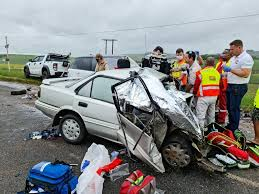
#> input picture Dataset/Accident/04.jpg, 259 x 194 px, found by its file name; its folder holds only this picture in this run
$ jupyter execute --allow-errors AccidentDetection2-KNN.ipynb
#> lines starting #> are read from the running program, lines starting #| are printed output that depends on the picture
[cell 1]
import random
import os
import cv2
import pickle
import pandas as pd
import matplotlib.pyplot as plt
import numpy as np
from sklearn.model_selection import train_test_split
from sklearn import svm
from sklearn.neighbors import KNeighborsClassifier
import warnings
warnings.filterwarnings('ignore')

[cell 2]
def create_data(CATEGORIES,DATADIR,IMG_SIZE):## chargement du dataset(ensembles des images 'with-accident' et 'without-accident')
#> called with DATADIR = 'C:/dataV3/', IMG_SIZE = 300
    data = []
    for category in CATEGORIES:
        path = os.path.join(DATADIR,category)
        class_num = CATEGORIES.index(category)
        for img in os.listdir(path):
            try:
                img_array = cv2.imread(os.path.join(path,img))
#> img_array is the input picture: shape (194, 259, 3); mean B, G, R 134.7, 134.4, 132.9
                img_array = cv2.resize(img_array, (IMG_SIZE, IMG_SIZE))
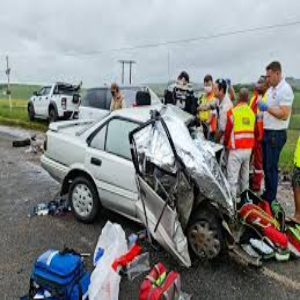
#> img_array: shape (300, 300, 3); mean B, G, R 134.5, 134.2, 132.7
                data.append([img_array, class_num])
            except Exception as e:
                pass
    return data

[cell 3]
#(création des données d'entrainement et du test)
IMG_SIZE = 300
cat = ['Accident','No Accident']
data_path = 'C:/dataV3/'

#> (the rest of this cell did not finish here and is left out)

#> (a cell that did not finish here is left out)

[cell 5]
#séparation des images et leurs labels
# [8 lines left out: function lebalization, not called in this run]

#> (a cell that did not finish here is left out)

#> (a cell that did not finish here is left out)

#> (a cell that did not finish here is left out)

#> (a cell that did not finish here is left out)

[cell 10]
knn = KNeighborsClassifier(n_neighbors=35)

#> (a cell that did not finish here is left out)

#> (a cell that did not finish here is left out)

[cell 13]
import itertools
from sklearn.metrics import classification_report
from sklearn.metrics import accuracy_score
from sklearn.metrics import precision_score
from sklearn.metrics import recall_score
from sklearn.metrics import f1_score
from sklearn.metrics import roc_curve
from sklearn.metrics import roc_auc_score
from sklearn.metrics import confusion_matrix
import numpy as np

# [40 lines left out: functions plot_confusion_matrix, cal_accuracy, not called in this run]

#> (a cell that did not finish here is left out)

[cell 15]
import sklearn.metrics as metrics
#> (the rest of this cell did not finish here and is left out)

[cell 16]
url=input('Enter URL of Image :')
#> the answer given: ../Dataset/Accident/04.jpg
